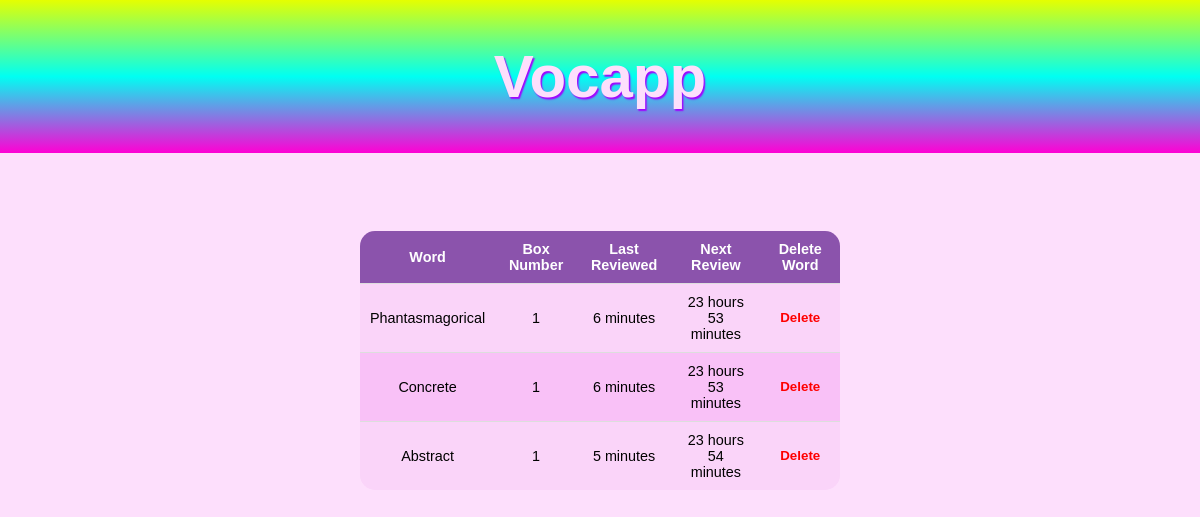
Page /words (signed in) on the committed database.
### models.py (models this page shows)
class Word(SQLModel, table=True):
    id: Optional[int] = Field(default=None, primary_key=True)
    word: str = Field(index=True)
    definition: str
    box_number: int
    last_reviewed_date: datetime
    next_review_date: datetime
    user_id: int = Field(default=None, foreign_key="user.id")
    user: Optional[User] = Relationship(back_populates='words')

### app.py (the view)
@app.get('/words', response_class=HTMLResponse)
def words(request: Request, username = Depends(auth_handler.auth_wrapper)):
    words_list = []
    with Session(engine) as session:
        user = session.exec(select(User).where(User.username == username)).first()
        if user:
            words = session.exec(select(Word)
                .where(Word.user_id == user.id)
                .order_by(Word.next_review_date, asc(Word.last_reviewed_date))
                ).all()
            for word in words:
                last_reviewed = days_hours_mins(datetime.utcnow(), word.last_reviewed_date, is_last=True)
                next_review = days_hours_mins(word.next_review_date, datetime.utcnow())
                words_list.append({
                    'word': word.word,
                    'box_number': word.box_number,
                    'last_reviewed': last_reviewed,
                    'next_review': next_review
                })
    return templates.TemplateResponse("words.html", {"request": request, "words": words_list})

### templates/words.html (shortened to what this page needs)
{% extends "layout.html" %}
{% block main %}
    <div class="wide-middle-container">
        <table>
            <thead>
                <tr>
                    <th>Word</th>
                    <th>Box Number</th>
                    <th>Last Reviewed</th>
                    <th>Next Review</th>
                    <th>Delete Word</th>
                </tr>
            </thead>
            <tbody>
            {% for word in words %}
                <tr>
                    <td>{{ word['word'] }}</td>
                    <td>{{ word['box_number'] }}</td>
                    <td>{{ word['last_reviewed'] }}</td>
                    <td>{{ word['next_review'] }}</td>
                    <td class="delete-cell"><button class="delete-button" value={{word.word}}><b>Delete</b></a></td>
                </tr>
            {% endfor %}
            </tbody>
        </table>
    </div>
{% endblock%}

### templates/layout.html (shortened to what this page needs)
<!DOCTYPE html>
<html lang="en">
<head>
    <link rel="stylesheet" href="../static/styles.css">
</head>
<body>
    <div class="banner"><h1>Vocapp</h1></div>
    {% block main %}{% endblock %}
</body>
</html>

### static/styles.css (style rules this page uses)
body { font-family: Arial, sans-serif; margin: 0; padding: 0; background-color: #fddffc; color: #000000; }
* { box-sizing: border-box; }
.banner { width: 100%; padding: 0.1em; color: #fddffc; text-shadow: 1.5px 1.5px 1.5px #a200ff; text-align: center; background-image: linear-gradient(to bottom, #e5ff00 0%, #00fff2 50%, #ff00d4 100%); }
.banner h1 { font-size: 60px; }
.wide-middle-container { width: 30em; margin: 0 auto; padding-top: 4em; }
.wide-middle-container table { width: 100%; border-collapse: collapse; margin-top: 1em; font-size: 0.9em; text-align: center; border-radius: 15px; overflow: hidden; margin-bottom: 4em; }
.wide-middle-container th { background-color: #8b53ac; color: white; padding: 10px; text-align: left; text-align: center; }
.wide-middle-container td { border-top: 1px solid #dddddd; padding: 10px; position: relative; }
.wide-middle-container tr:nth-child(even) { background-color: rgb(249, 193, 247); transition: ease-in-out 0.1s }
.wide-middle-container tr:nth-child(odd) { background-color: rgb(250, 212, 249); transition: ease-in-out 0.1s }
.delete-button { color: red; background-color: transparent; border: none; }
.delete-cell { transition: 0.12s ease-in-out; }

### rows in the picture
Word: word "Phantasmagorical", box_number "1", last_reviewed "6 minutes", next_review "23 hours 53 minutes"
Word: word "Concrete", box_number "1", last_reviewed "6 minutes", next_review "23 hours 53 minutes"
Word: word "Abstract", box_number "1", last_reviewed "5 minutes", next_review "23 hours 54 minutes"
